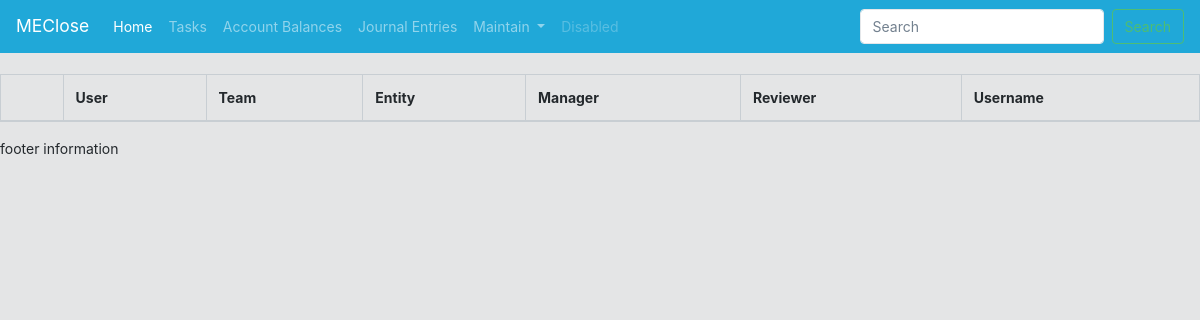
Page /ClosePortal/users/ on the earlier database version.
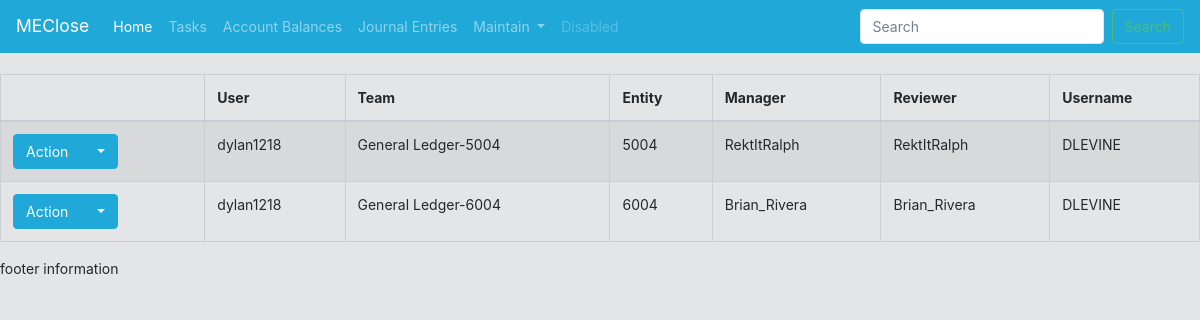
Same page on the later database version.
### CloseApplication/models.py (models this page shows, shortened)
class userReviewerMapping(models.Model):
    user = models.ForeignKey(User, on_delete=models.PROTECT, related_name="user_user")
    userTeam = models.ForeignKey(userDefinedTeam, on_delete=models.PROTECT, related_name="user_team") #consider setting delete to cascade or default, and giving a default value
    userManager = models.ForeignKey(User, on_delete=models.PROTECT, related_name="user_Manager")
    userReviewer = models.ForeignKey(User, on_delete=models.PROTECT, related_name="user_Reviewer") #the assigned reviewer can be different than the direct manager (i.e. Accountant -> Senior Accountant -> Manager, where senior reviews)
    systemIdentifier = models.CharField(max_length=200)
    entity = models.ForeignKey(userDefinedEntity, on_delete=models.PROTECT, related_name="entity_userReviewerMapping", default=1)
    class Meta:
        constraints = [
            models.UniqueConstraint(fields=['user', 'entity'], name='unique_EntityUser')
        ]

class userDefinedTeam(models.Model):
    team = models.CharField(max_length=200)
    teamOwner = models.ForeignKey(User, on_delete=models.PROTECT, related_name="user_teamOwner")
    entity = models.ForeignKey(userDefinedEntity, on_delete=models.PROTECT, related_name="entity_userDefinedTeam", default=1)
    class Meta:
        constraints = [
            models.UniqueConstraint(fields=['team', 'entity'], name='unique_EntityTeam')
        ]
    def __str__(self):
        return str(self.team) + "-" + str(self.entity)

class userDefinedEntity(models.Model):
    entity = models.CharField(max_length=200, default="Select Entity")
    def __str__(self):
        return self.entity

### CloseApplication/views.py (the view)
# urls.py: path('users/', views.UserList_List.as_view(), name='userlist'),
class UserList_List(ListView):
    template_name = 'CloseApplication/userlist/userlist_list.html'
    model = userReviewerMapping

### CloseApplication/templates/CloseApplication/userlist/userlist_list.html (shortened to what this page needs)
{% extends "CloseApplication/base.html" %}
{% block content %}
<table class="table table-striped table-bordered table-hover" id="EntryApproval_ChecklistTable">
    <thead>
        <tr>
            <th></th>
            <th>User</th>
            <th>Team</th>
            <th>Entity</th>
            <th>Manager</th>
            <th>Reviewer</th>
            <th>Username</th>
        </tr>
    </thead>
    {% for tableValue in object_list %}
    <tr>
        <td>
            <div class="btn-group">
                <button type="button" class="btn btn-primary">Action</button>
                <button type="button" class="btn btn-primary dropdown-toggle" data-toggle="dropdown">
                </button>
            </div>
        </td>
        <td>{{ tableValue.user }}</td>
        <td>{{ tableValue.userTeam }}</td>
        <td>{{ tableValue.entity }}</td>
        <td>{{ tableValue.userManager }}</td>
        <td>{{ tableValue.userReviewer }}</td>
        <td>{{ tableValue.systemIdentifier }}</td>
    </tr>
    {% endfor %}
</table>
{% endblock %}

### CloseApplication/templates/CloseApplication/base.html (shortened to what this page needs)
<!DOCTYPE html>
<html>
<head>
    {% load static %}
    <link rel="stylesheet" href="https://cdn.datatables.net/1.10.19/css/dataTables.bootstrap4.min.css">
    <link rel="stylesheet" href="https://maxcdn.bootstrapcdn.com/bootstrap/4.0.0/css/bootstrap.min.css">
    <link rel="stylesheet" href="{% static 'CloseApplication/jquery.dataTables.min.css' %}">
    <link rel="stylesheet" href="{% static 'CloseApplication/coreui.min.css' %}"></script>
</head>
<body>
      <nav class="navbar navbar-expand-lg navbar-dark bg-primary">
        <a class="navbar-brand" href="#">MEClose</a>
        <div class="collapse navbar-collapse" id="navbarSupportedContent">
          <ul class="navbar-nav mr-auto">
            <li class="nav-item active">
              <a class="nav-link" href="/ClosePortal/CloseSummary">Home<span class="sr-only">(current)</span></a>
            </li>
            <li class="nav-item">
              <a class="nav-link" href="/ClosePortal/tasks/">Tasks</a>
            </li>
            <li class="nav-item">
                    <a class="nav-link" href="/ClosePortal/accountrecs/">Account Balances</a>
            </li>
            <li class="nav-item">
                    <a class="nav-link" href="/ClosePortal/entryapprovals/">Journal Entries</a>
            </li>
            <li class="nav-item dropdown">
              <a class="nav-link dropdown-toggle" href="#" id="navbarDropdown" role="button" data-toggle="dropdown" aria-haspopup="true" aria-expanded="false">
                Maintain
              </a>
            </li>
            <li class="nav-item">
              <a class="nav-link disabled" href="#">Disabled</a>
            </li>
          </ul>
          <form class="form-inline my-2 my-lg-0 float-right">
            <input class="form-control mr-sm-2" type="search" placeholder="Search" aria-label="Search">
            <button class="btn btn-outline-success my-2 my-sm-0" type="submit">Search</button>
          </form>
        </div>
      </nav>
      <br>
    <div class="page-wrap">
        <div class="animated fadeIn">
        {% block content %}{% endblock %}
        </div>
    </div>
    <footer class="site-footer">
            footer information
    </footer>
</body>
</html>

Differences in the rows shown:
added userReviewerMapping: user "dylan1218", userTeam "General Ledger-5004", entity "5004", userManager "RektItRalph", userReviewer "RektItRalph", systemIdentifier "DLEVINE"
added userReviewerMapping: user "dylan1218", userTeam "General Ledger-6004", entity "6004", userManager "Brian_Rivera", userReviewer "Brian_Rivera", systemIdentifier "DLEVINE"
